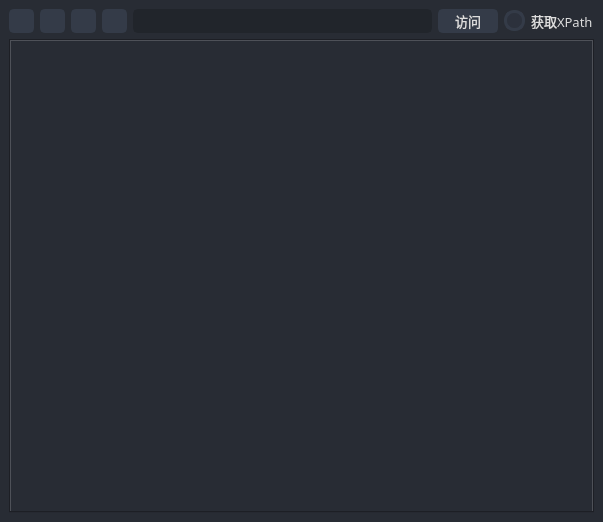
<?xml version="1.0" encoding="UTF-8"?>
<ui version="4.0">
 <class>MainWindow</class>
 <widget class="QMainWindow" name="MainWindow">
  <property name="geometry">
   <rect>
    <x>0</x>
    <y>0</y>
    <width>603</width>
    <height>522</height>
   </rect>
  </property>
  <property name="windowTitle">
   <string>MainWindow</string>
  </property>
  <widget class="QWidget" name="centralwidget">
   <property name="styleSheet">
    <string notr="true">QWidget{
	color: rgb(221, 221, 221);
	font: 10pt &quot;HarmonyOS Sans SC&quot;;
	background-color: rgb(40, 44, 52);
}
/*Button */
QPushButton {
	border: 2px solid rgb(52, 59, 72);
	border-radius: 5px;	
	background-color: rgb(52, 59, 72);
}
QPushButton:hover {
	background-color: rgb(57, 65, 80);
	border: 2px solid rgb(61, 70, 86);
}
QPushButton:pressed {	
	background-color: rgb(35, 40, 49);
	border: 2px solid rgb(43, 50, 61);
}

/*LineEdit */
QLineEdit {
	background-color: rgb(33, 37, 43);
	border-radius: 5px;
	border: 2px solid rgb(33, 37, 43);
	padding-left: 10px;
	selection-color: rgb(255, 255, 255);
	selection-background-color: rgb(111, 168, 220);
}
QLineEdit:hover {
	border: 2px solid rgb(64, 71, 88);
}
QLineEdit:focus {
	border: 2px solid rgb(91, 101, 124);
}

/* RadioButton */
QRadioButton::indicator {
    border: 3px solid rgb(52, 59, 72);
	width: 15px;
	height: 15px;
	border-radius: 10px;
    background: rgb(44, 49, 60);
}
QRadioButton::indicator:hover {
    border: 3px solid rgb(58, 66, 81);
}
QRadioButton::indicator:checked {
    background: 3px solid rgb(94, 106, 130);
	border: 3px solid rgb(52, 59, 72);	
}
/*CheckBox */
QCheckBox::indicator {
    border: 3px solid rgb(52, 59, 72);
	width: 15px;
	height: 15px;
	border-radius: 10px;
    background: rgb(44, 49, 60);
}
QCheckBox::indicator:hover {
    border: 3px solid rgb(58, 66, 81);
}
QCheckBox::indicator:checked {
    background: 3px solid rgb(52, 59, 72);
	border: 3px solid rgb(52, 59, 72);	
	background-image: url(:/icons/images/icons/cil-check-alt.png);
}

/*  QTabBar  */
QTabWidget{
    background-color: rgb(40, 44, 52);
}
QTabBar{
  text-transform: uppercase;
  font-weight: bold;
  background-color: rgb(40, 44, 52);
}

QTabBar::tab {
  max-width:150px;
  min-width:150px;
  max-height:30px;
  min-height:30px;
  border:0px;
}

QTabBar::tab:bottom,QTabBar::tab:top{
  padding: 3px;
  height: 30px;
}

QTabBar::tab:left,QTabBar::tab:right{
  padding: 3px;
  width: 30px;
}

QTabBar::tab:top:selected,
QTabBar::tab:top:hover {
  color: rgb(109, 158, 235);
  border-bottom: 3px solid rgb(109, 158, 235);
}

QTabBar::tab:bottom:selected,
QTabBar::tab:bottom:hover {
  color:rgb(109, 158, 235);
  border-top: 3px solid rgb(109, 158, 235);
}

QTabBar::tab:right:selected,
QTabBar::tab:right:hover {
  color: rgb(109, 158, 235);
  border-left: 3px solid rgb(109, 158, 235);
}

QTabBar::tab:left:selected,
QTabBar::tab:left:hover {
  color: rgb(109, 158, 235);
  border-right: 3px solid rgb(109, 158, 235);
}

QTabBar::close-button {
  image: url(:/icons/images/icons/close.svg);
  background-color:  rgb(40, 44, 52);
  border-radius: 10px; 
}

QTabBar::close-button:hover {
	background-color: rgb(253, 84, 63);
}
QTabBar::close-button:pressed {
	background-color: rgb(196, 58, 43);
}</string>
   </property>
   <layout class="QVBoxLayout" name="verticalLayout">
    <item>
     <layout class="QVBoxLayout" name="verticalLayout_2">
      <property name="spacing">
       <number>6</number>
      </property>
      <item>
       <layout class="QHBoxLayout" name="horizontalLayout_2">
        <property name="spacing">
         <number>6</number>
        </property>
        <item>
         <widget class="QPushButton" name="home">
          <property name="maximumSize">
           <size>
            <width>25</width>
            <height>25</height>
           </size>
          </property>
          <property name="font">
           <font>
            <family>HarmonyOS Sans SC</family>
            <pointsize>10</pointsize>
            <weight>50</weight>
            <italic>false</italic>
            <bold>false</bold>
           </font>
          </property>
          <property name="toolTip">
           <string>主页</string>
          </property>
          <property name="icon">
           <iconset resource="../resources.qrc">
            <normaloff>:/icons/images/icons/home.png</normaloff>:/icons/images/icons/home.png</iconset>
          </property>
          <property name="autoDefault">
           <bool>false</bool>
          </property>
         </widget>
        </item>
        <item>
         <widget class="QPushButton" name="backward">
          <property name="maximumSize">
           <size>
            <width>25</width>
            <height>25</height>
           </size>
          </property>
          <property name="font">
           <font>
            <family>HarmonyOS Sans SC</family>
            <pointsize>10</pointsize>
            <weight>50</weight>
            <italic>false</italic>
            <bold>false</bold>
           </font>
          </property>
          <property name="toolTip">
           <string>后退</string>
          </property>
          <property name="text">
           <string/>
          </property>
          <property name="icon">
           <iconset resource="../resources.qrc">
            <normaloff>:/icons/images/icons/backward.png</normaloff>:/icons/images/icons/backward.png</iconset>
          </property>
          <property name="iconSize">
           <size>
            <width>20</width>
            <height>20</height>
           </size>
          </property>
          <property name="flat">
           <bool>false</bool>
          </property>
         </widget>
        </item>
        <item>
         <widget class="QPushButton" name="forward">
          <property name="maximumSize">
           <size>
            <width>25</width>
            <height>25</height>
           </size>
          </property>
          <property name="font">
           <font>
            <family>HarmonyOS Sans SC</family>
            <pointsize>10</pointsize>
            <weight>50</weight>
            <italic>false</italic>
            <bold>false</bold>
           </font>
          </property>
          <property name="toolTip">
           <string>前进</string>
          </property>
          <property name="text">
           <string/>
          </property>
          <property name="icon">
           <iconset resource="../resources.qrc">
            <normaloff>:/icons/images/icons/forward.png</normaloff>:/icons/images/icons/forward.png</iconset>
          </property>
          <property name="iconSize">
           <size>
            <width>20</width>
            <height>20</height>
           </size>
          </property>
          <property name="flat">
           <bool>false</bool>
          </property>
         </widget>
        </item>
        <item>
         <widget class="QPushButton" name="refresh">
          <property name="maximumSize">
           <size>
            <width>25</width>
            <height>25</height>
           </size>
          </property>
          <property name="font">
           <font>
            <family>HarmonyOS Sans SC</family>
            <pointsize>10</pointsize>
            <weight>50</weight>
            <italic>false</italic>
            <bold>false</bold>
           </font>
          </property>
          <property name="toolTip">
           <string>刷新</string>
          </property>
          <property name="text">
           <string/>
          </property>
          <property name="icon">
           <iconset resource="../resources.qrc">
            <normaloff>:/icons/images/icons/refresh.png</normaloff>:/icons/images/icons/refresh.png</iconset>
          </property>
          <property name="iconSize">
           <size>
            <width>14</width>
            <height>14</height>
           </size>
          </property>
          <property name="flat">
           <bool>false</bool>
          </property>
         </widget>
        </item>
        <item>
         <widget class="QLineEdit" name="website_input">
          <property name="sizePolicy">
           <sizepolicy hsizetype="Expanding" vsizetype="Maximum">
            <horstretch>0</horstretch>
            <verstretch>0</verstretch>
           </sizepolicy>
          </property>
          <property name="maximumSize">
           <size>
            <width>16777215</width>
            <height>25</height>
           </size>
          </property>
          <property name="font">
           <font>
            <family>HarmonyOS Sans SC</family>
            <pointsize>10</pointsize>
            <weight>50</weight>
            <italic>false</italic>
            <bold>false</bold>
           </font>
          </property>
         </widget>
        </item>
        <item>
         <widget class="QPushButton" name="visit">
          <property name="minimumSize">
           <size>
            <width>60</width>
            <height>0</height>
           </size>
          </property>
          <property name="maximumSize">
           <size>
            <width>60</width>
            <height>25</height>
           </size>
          </property>
          <property name="font">
           <font>
            <family>HarmonyOS Sans SC</family>
            <pointsize>10</pointsize>
            <weight>50</weight>
            <italic>false</italic>
            <bold>false</bold>
           </font>
          </property>
          <property name="text">
           <string>访问</string>
          </property>
         </widget>
        </item>
        <item>
         <widget class="QCheckBox" name="get_xpath">
          <property name="font">
           <font>
            <family>HarmonyOS Sans SC</family>
            <pointsize>10</pointsize>
            <weight>50</weight>
            <italic>false</italic>
            <bold>false</bold>
           </font>
          </property>
          <property name="text">
           <string>获取XPath</string>
          </property>
         </widget>
        </item>
       </layout>
      </item>
      <item>
       <layout class="QVBoxLayout" name="verticalLayout_3">
        <property name="spacing">
         <number>0</number>
        </property>
        <item>
         <widget class="QTabWidget" name="web_tab">
          <property name="font">
           <font>
            <family>HarmonyOS Sans SC</family>
            <pointsize>10</pointsize>
            <weight>50</weight>
            <italic>false</italic>
            <bold>false</bold>
           </font>
          </property>
          <property name="tabPosition">
           <enum>QTabWidget::North</enum>
          </property>
          <property name="tabShape">
           <enum>QTabWidget::Rounded</enum>
          </property>
          <property name="currentIndex">
           <number>-1</number>
          </property>
          <property name="elideMode">
           <enum>Qt::ElideNone</enum>
          </property>
          <property name="usesScrollButtons">
           <bool>true</bool>
          </property>
          <property name="tabsClosable">
           <bool>true</bool>
          </property>
          <property name="movable">
           <bool>true</bool>
          </property>
         </widget>
        </item>
       </layout>
      </item>
     </layout>
    </item>
   </layout>
  </widget>
 </widget>
 <resources>
  <include location="../resources.qrc"/>
 </resources>
 <connections/>
</ui>
